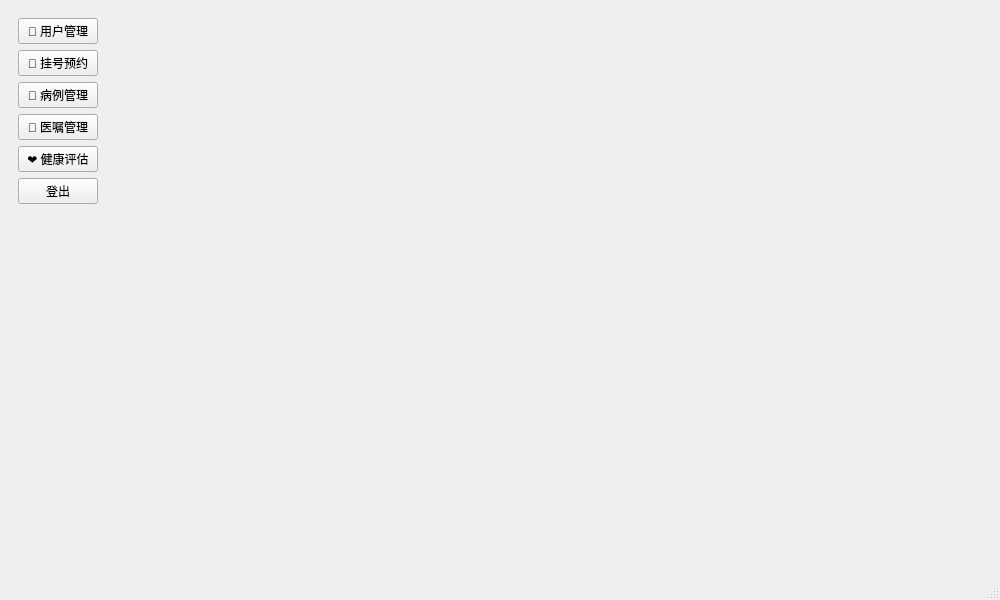
<?xml version="1.0" encoding="UTF-8"?>
<ui version="4.0">
 <class>DoctorHomePage</class>
 <widget class="QMainWindow" name="DoctorHomePage">
  <property name="geometry">
   <rect>
    <x>0</x>
    <y>0</y>
    <width>1000</width>
    <height>600</height>
   </rect>
  </property>
  <property name="windowTitle">
   <string>Home Page</string>
  </property>
  <widget class="QWidget" name="centralwidget">
   <layout class="QHBoxLayout" name="horizontalLayout_main">
    <!-- Sidebar buttons -->
    <item>
     <widget class="QWidget" name="sidebar">
      <property name="minimumWidth">
       <number>180</number>
      </property>
      <layout class="QVBoxLayout" name="verticalLayout_sidebar">
        <item>
         <widget class="QPushButton" name="btnUser">
          <property name="text">
           <string>👤 用户管理</string>
          </property>
         </widget>
        </item>
        <item>
         <widget class="QPushButton" name="btnAppointment">
          <property name="text">
           <string>📅 挂号预约</string>
          </property>
         </widget>
        </item>
        <item>
         <widget class="QPushButton" name="btnCases">
          <property name="text">
           <string>📄 病例管理</string>
          </property>
         </widget>
        </item>
        <item>
         <widget class="QPushButton" name="btnOrders">
          <property name="text">
           <string>💊 医嘱管理</string>
          </property>
         </widget>
        </item>
        <item>
         <widget class="QPushButton" name="btnHealth">
          <property name="text">
           <string>❤️ 健康评估</string>
          </property>
         </widget>
        </item>
        <item>
         <widget class="QPushButton" name="btnLogout">
          <property name="text">
           <string>登出</string>
          </property>
         </widget>
        </item>
        <item>
         <spacer name="verticalSpacer">
          <property name="orientation">
           <enum>Qt::Vertical</enum>
          </property>
          <property name="sizeHint" stdset="0">
           <size>
            <width>20</width>
            <height>40</height>
           </size>
          </property>
         </spacer>
        </item>
      </layout>
      <property name="styleSheet">
       <string notr="true">
       </string>
      </property>
     </widget>
    </item>

    <!-- Main content area -->
    <item>
     <widget class="QStackedWidget" name="stackedPages">
      <widget class="QWidget" name="pageUser"/>
      <widget class="QWidget" name="pageAppointment"/>
      <widget class="QWidget" name="pageCases"/>
      <widget class="QWidget" name="pageOrders"/>
      <widget class="QWidget" name="pageHealth"/>
      <widget class="QWidget" name="pageLogout"/>
     </widget>
    </item>
   </layout>
  </widget>
  <widget class="QMenuBar" name="menubar"/>
  <widget class="QStatusBar" name="statusbar"/>
 </widget>
 <resources/>
 <connections/>
</ui>
